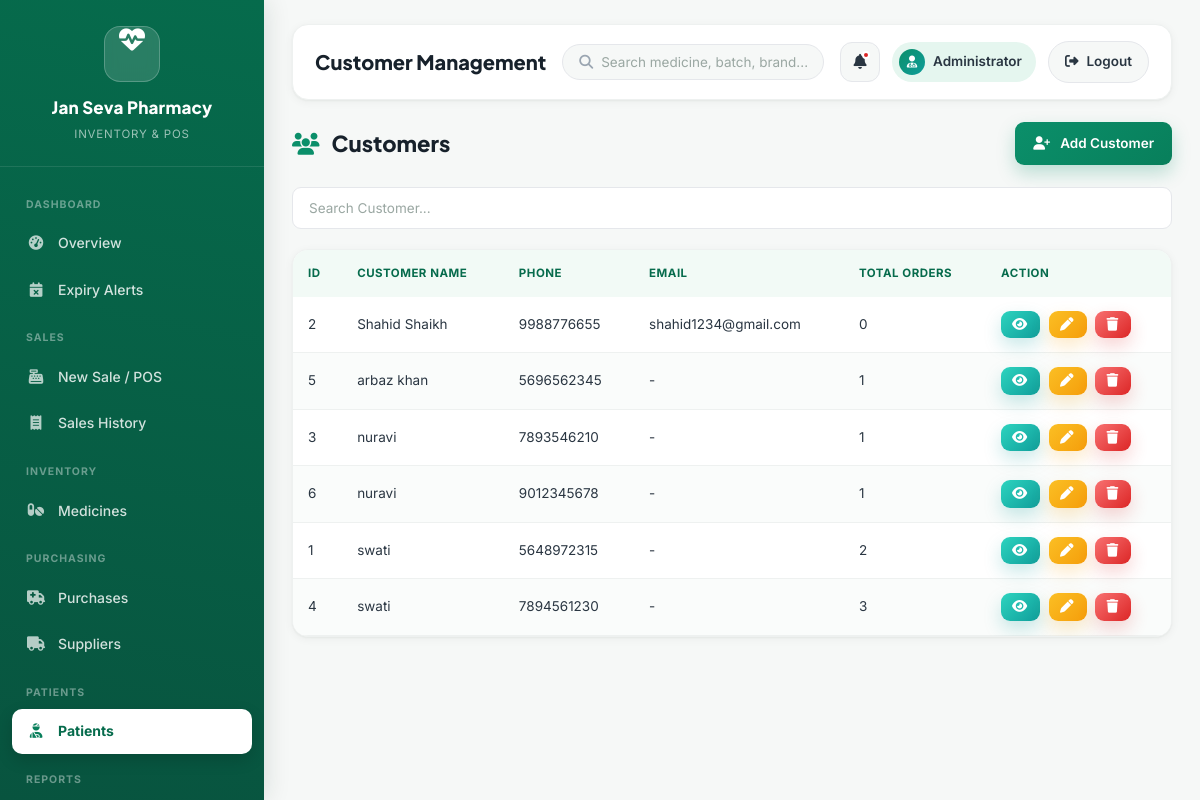
The app's page /customers (signed in) with its own data.
### app.py (models this page shows)
class Customer(db.Model):
    id = db.Column(db.Integer, primary_key=True)
    name = db.Column(db.String(100))
    phone = db.Column(db.String(20))
    email = db.Column(db.String(100))
    address = db.Column(db.String(255))

### app.py (the view, shortened to what this page needs)
@app.route("/customers")
@login_required
def customers():
    search = request.args.get("q", "").strip()
    query = Customer.query
    customer_list = query.order_by(
        Customer.name.asc()
    ).all()
    return render_template(
        "customers.html",
        customers=customer_list,
        search=search
    )

### app.py (called while the page is built)
def login_required(f):
    @wraps(f)
    def decorated(*args, **kwargs):
        if "user_id" not in session:
            flash("Please login first.", "warning")
            return redirect(url_for("login"))
        return f(*args, **kwargs)
    return decorated

### templates/customers.html (shortened to what this page needs)
{% extends "base.html" %}
{% block page_title %}Customer Management{% endblock %}
{% block content %}
<div class="page-header">
    <h2>
        <i class="fa-solid fa-users"></i>
        Customers
    </h2>
    <a href="{{ url_for('add_customer') }}"
       class="btn btn-primary">
        <i class="fa-solid fa-user-plus"></i>
        Add Customer
    </a>
</div>
<div class="search-box">
<input type="text"
       id="searchCustomer"
       placeholder="Search Customer..."
       onkeyup="searchCustomer()">
</div>
<div class="table-container">
<table class="table"
       id="customerTable">
<thead>
<tr>
<th>ID</th>
<th>Customer Name</th>
<th>Phone</th>
<th>Email</th>
<th>Total Orders</th>
<th>Action</th>
</tr>
</thead>
<tbody>
{% if customers %}
{% for customer in customers %}
<tr>
<td>
{{ customer.id }}
</td>
<td>
{{ customer.name }}
</td>
<td>
{{ customer.phone }}
</td>
<td>
{{ customer.email or "-" }}
</td>
<td>
{{ customer.sales|length }}
</td>
<td>
<a href="{{ url_for(
'customer_details',
id=customer.id
) }}"
class="btn btn-info"
title="View">
<i class="fa-solid fa-eye"></i>
</a>
<a href="{{ url_for(
'edit_customer',
id=customer.id
) }}"
class="btn btn-warning"
title="Edit">
<i class="fa-solid fa-pen"></i>
</a>
<a href="{{ url_for(
'delete_customer',
id=customer.id
) }}"
class="btn btn-danger"
onclick="return confirm(
'Delete this customer?'
)"
title="Delete">
<i class="fa-solid fa-trash"></i>
</a>
</td>
</tr>
{% endfor %}
{% endif %}
</tbody>
</table>
</div>
{% endblock %}

### static/css/style.css (style rules this page uses)
:root { --primary:#0B8F6A; --primary-dark:#087F5B; --primary-darker:#066B4C; --primary-light:#E5F6EF; --primary-lighter:#F2FAF6; --secondary:#0F9D9A; --secondary-dark:#0C817E; --secondary-light:#E3F7F6; --bg:#F6F8F7; --white:#FFFFFF; --ink:#17212B; --ink-soft:#2A3642; --muted:#6B7280; --muted-light:#9AA5B1; --border:#E5E7EB; --border-soft:#EEF1F0; --success:#16A34A; --success-bg:#E7F7EC; --success-text:#0F7A34; --warning:#F59E0B; --warning-bg:#FEF3DD; --warning-text:#93630A; --danger:#DC2626; --danger-bg:#FDEBEB; --danger-text:#B31E1E; --info:#0F9D9A; --info-bg:#E3F7F6; --info-text:#0C817E; --purple:#7C3AED; --purple-bg:#EFE6FE; --purple-text:#6423C7; --teal:#0D9488; --teal-bg:#DEF5F2; --teal-text:#0A7A70; --orange:#F97316; --orange-bg:#FFEADB; --orange-text:#C2570D; --brown:#92400E; --brown-bg:#F3E5D8; --brown-text:#7A350C; --radius-lg:16px; --radius-md:12px; --radius-sm:9px; --radius-xs:7px; --shadow-card:0 2px 10px rgba(17,34,28,.05), 0 1px 2px rgba(17,34,28,.04); --shadow-card-hover:0 16px 32px rgba(11,143,106,.14); --shadow-pop:0 24px 55px rgba(6,40,30,.35); --shadow-header:0 1px 0 rgba(17,34,28,.06); --font-heading:'Plus Jakarta Sans', sans-serif; --font-body:'Inter', sans-serif; }
* { margin:0; padding:0; box-sizing:border-box; font-family:var(--font-body); }
* { transition: background .18s ease, color .18s ease, border-color .18s ease, box-shadow .18s ease, transform .18s ease; }
html { scroll-behavior:smooth; }
body { background:var(--bg); color:var(--ink); line-height:1.6; -webkit-font-smoothing:antialiased; }
h1,h2,h3,h4,h5 { font-family:var(--font-heading); color:var(--ink); }
a { text-decoration:none; }
button, input, select, textarea { font-family:var(--font-body); }
input::placeholder, textarea::placeholder { color:#9AA7A2; }
.page-header { display:flex; justify-content:space-between; align-items:center; flex-wrap:wrap; gap:15px; margin-bottom:22px; }
.page-header h2 { font-size:22px; font-weight:800; color:var(--ink); }
.page-header h2 i { color:var(--primary); margin-right:8px; }
.btn { display:inline-flex; align-items:center; justify-content:center; gap:8px; padding:11px 18px; border:none; border-radius:var(--radius-sm); text-decoration:none; color:#ffffff; font-size:13.5px; font-weight:600; cursor:pointer; }
.btn i { margin-right:2px; }
.btn-primary { background:linear-gradient(135deg,var(--primary),var(--primary-dark)); box-shadow:0 8px 18px rgba(11,143,106,.25); }
.btn-warning { background:linear-gradient(135deg,#FBBF24,var(--warning)); color:#ffffff; box-shadow:0 8px 18px rgba(245,158,11,.22); }
.btn-danger { background:linear-gradient(135deg,#F87171,var(--danger)); box-shadow:0 8px 18px rgba(220,38,38,.2); }
.btn-info { background:linear-gradient(135deg,#2DD4BF,var(--secondary)); box-shadow:0 8px 18px rgba(15,157,154,.22); }
.search-box { margin-bottom:20px; }
.search-box input, .search-input { width:100%; padding:12px 16px; border:1.5px solid var(--border); background:var(--white); border-radius:var(--radius-sm); outline:none; font-size:13.5px; }
.table-container { background:var(--white); border-radius:var(--radius-lg); overflow-x:auto; box-shadow:var(--shadow-card); border:1px solid var(--border-soft); animation:fadeIn .4s ease; }
.table { width:100%; border-collapse:collapse; }
.table thead { background:var(--primary-lighter); color:var(--primary-darker); }
.table th { padding:14px 15px; text-align:left; font-weight:700; font-size:11.5px; text-transform:uppercase; letter-spacing:.5px; white-space:nowrap; }
.table td { padding:14px 15px; border-bottom:1px solid var(--border-soft); vertical-align:middle; font-size:13.5px; color:var(--ink-soft); }
.table tbody tr { background:#ffffff; }
.table tbody tr:nth-child(even) { background:#FAFCFB; }
.table .btn { padding:7px 11px; margin-right:5px; }
.table .btn:last-child { margin-right:0; }

### records on screen
Customer: id "2", name "Shahid Shaikh", phone "9988776655", email "shahid1234@gmail.com", sales|length "0"
Customer: id "5", name "arbaz khan", phone "5696562345", email "-", sales|length "1"
Customer: id "3", name "nuravi", phone "7893546210", email "-", sales|length "1"
Customer: id "6", name "nuravi", phone "9012345678", email "-", sales|length "1"
Customer: id "1", name "swati", phone "5648972315", email "-", sales|length "2"
Customer: id "4", name "swati", phone "7894561230", email "-", sales|length "3"

### other values on screen
{{ session.get('name', 'Administrator') }} "Administrator"
